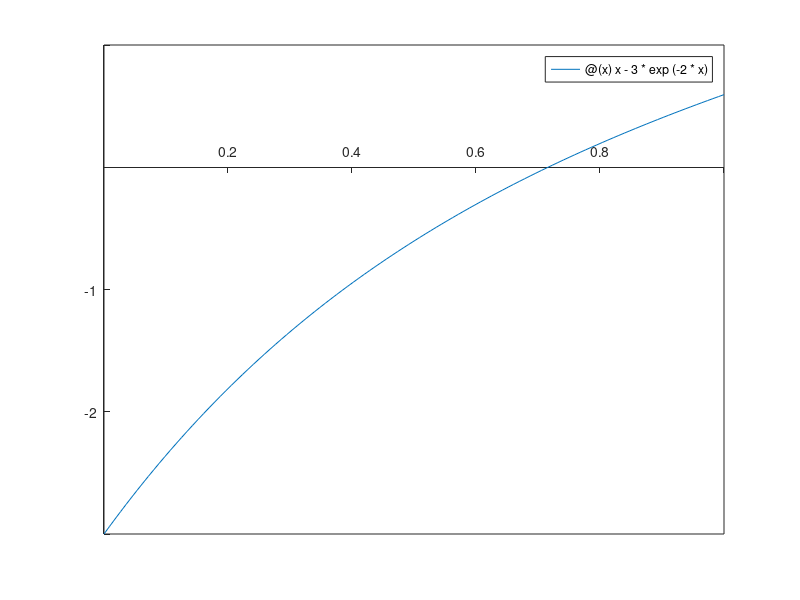

Reproduce this figure in MATLAB. (Note: this script raises an error after producing the figure.)
clear; clc; close all;

% Description: Finds the root of an equation using bisection, secant and
% Newton's method

f = @(x) x - 3*exp(-2*x);

fplot(f,[0 1])
set(gca,'xaxislocation','origin')
set(gca,'yaxislocation','origin')

a = 0.6;
b = 0.8;
tol = 1e-8;
maxiter = 3;
x0 = a;
[xs,iters] = secant(f,a,b,tol,maxiter);
[xb, iterb] = bisection(f,a,b,tol,maxiter);
[xn,itern] = newtons(f,x0,tol);

fprintf('Bisection Method (Iteration: %d): %.8f\n',iterb,xb)
fprintf('Secant Method (Iteration: %d): %.8f\n',iters,xs)
fprintf('Newton Method (Iteration: %d): %.8f\n',itern,xn)

function [c,iter] = secant(f,a,b,tol,maxiter)
	iter = 0;
	c = (a*f(b) - b*f(a))/(f(b)-f(a));
	while ((iter < maxiter) && (abs(f(c)) > tol))
		a = b;
		b = c;
		c = (a*f(b) - b*f(a))/(f(b)-f(a));
		iter = iter + 1;
	end
end

function [c, iter] = bisection(f,a,b,tol,maxIter)
	c = mean([a,b]);
    err = 1;
	iter = 0;
	while ((iter < maxIter) && (err > tol))
		[a,b] = rootInterval(f,a,b,c);
		cold = mean([a,b]);
        err = abs(c-cold)/abs(cold);
        c = cold;
		iter = iter + 1;
	end
end

function [a,b] = rootInterval(f,a,b,c)
	if f(a)*f(c) < 0
		b = c;
	else
		a = c;
	end
end

function [x,CNT] = newtons(y,x,tol)
	CNT = 0;
    h = 0.001;
	while abs(y(x)) > tol
        df = (y(x+h) - y(x-h))/2/h;
		x = x - y(x)./df;
		CNT = CNT + 1;
	end
end
